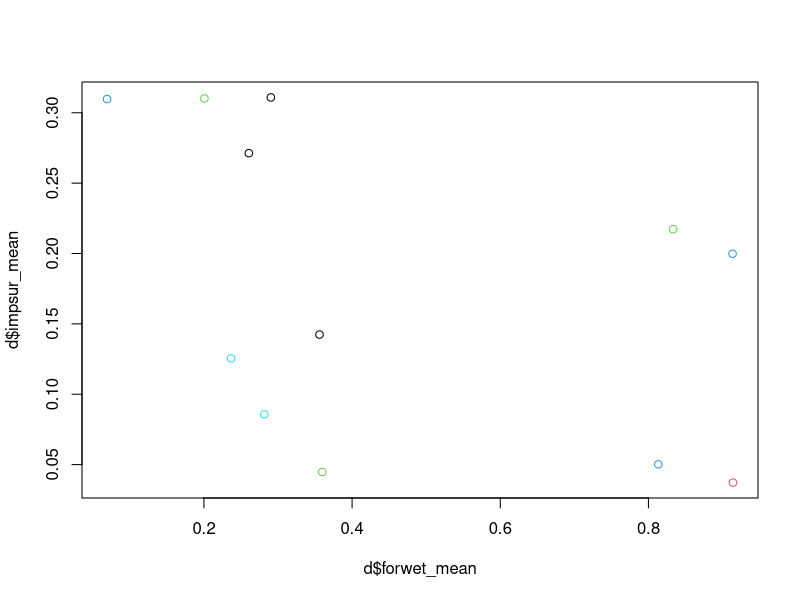
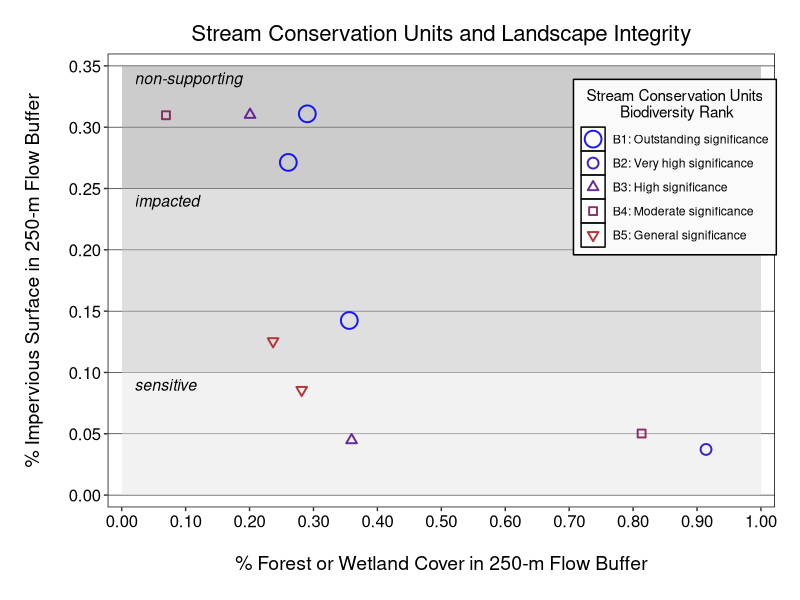
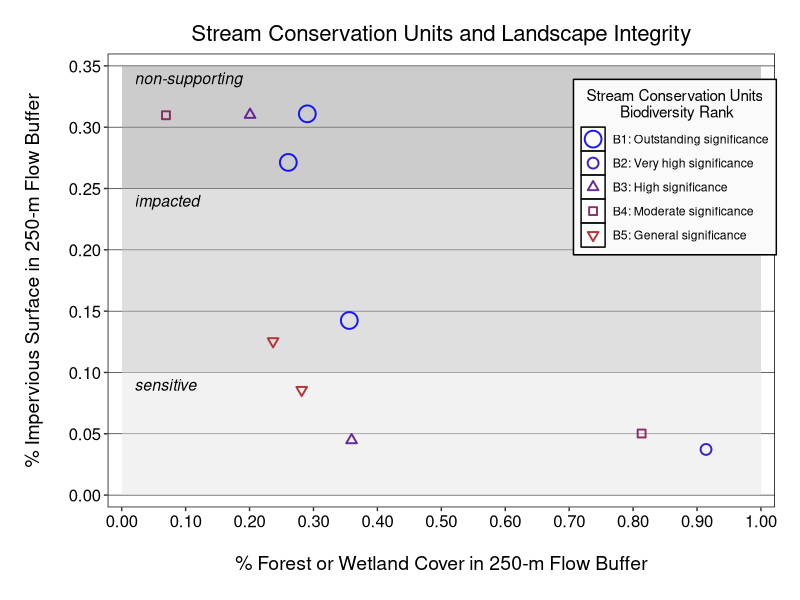
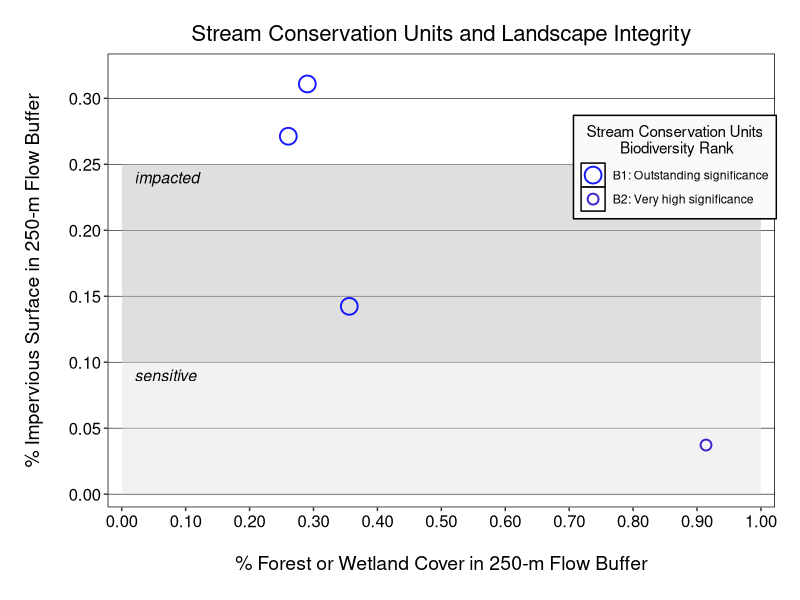
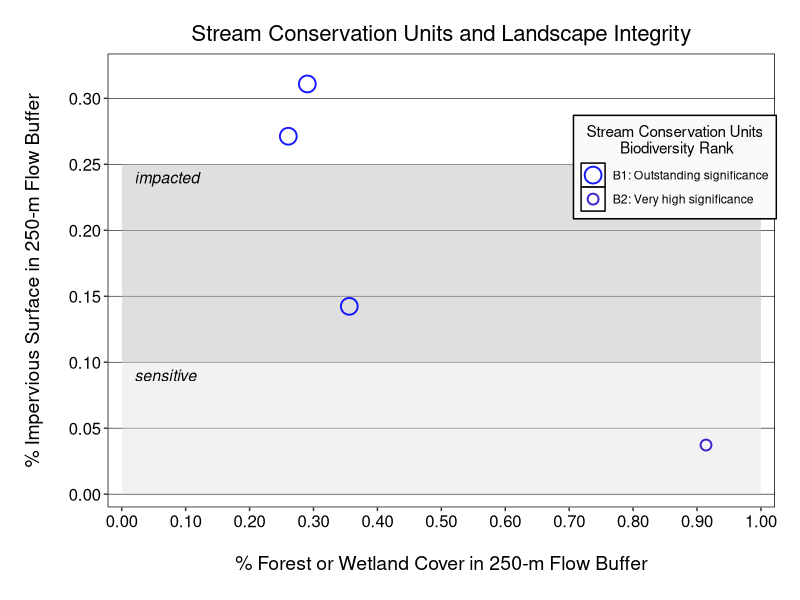

Source code (R) for these figures, in order:
# Plot Stream Conservation Unit (SCU) Biodiversity Ranks

# Scatter plot of SCU B-ranks, with seperate graphs for B-ranks 1-5 and 1-2,
# at locations relative to forest/wetland coverage (x) and 
# impervious surface coverage (y) in a buffer around the SCU.

# Created By: David Bucklin
# Last updated: 2017-09-22


# Load libraries
library(ggplot2)
# library(readxl) for reading excel worksheets
# library(RColorBrewer) # can be used to generate color ramps

# load data
setwd(".../r-plot/scu")
# d <- read_xls("SCUs.xls")
d <- read.csv("SCUs.csv")
names(d) <- tolower(names(d))

d$biodiv_sig <- factor(d$biodiv_sig, levels = c("B1","B2","B3","B4","B5"),
       labels = c("B1: Outstanding significance","B2: Very high significance","B3: High significance","B4: Moderate significance","B5: General significance"))

# blue-yellow-red points, grey bkgd
# color.pts <- rev(brewer.pal(5,"RdYlBu"))
# color.bkd <- c("grey90","grey75","grey60")
# alpha <- 0.5

# automated blue->red points, blue-yellow-red bkgd
color.pts<- colorRampPalette(c("blue1","firebrick"))
color.pts<- color.pts(length(unique(d$biodiv_sig)))

# background colors and alpha
color.bkd <- c("grey90","grey75","grey60")
alpha <- 0.5

# list points to label (random sample of 10 + 5 B1's)
# label.pts <- c(sample(d$lngid, 10, replace = FALSE, prob = d$impsur_mean), sample(d$lngid[d$biodiv_sig == "B1"], 5, replace = FALSE))
# manual list for labeling
label.pts <- c(3659, 3337, 220, 58, 15, 395)

# subset columns
d <- d[c("objectid","site_name","biodiv_sig","forwet_mean","impsur_mean", "lngid")]
# labels
d$lab <- ifelse(d$lngid %in% label.pts, as.character(d$lngid), NA)

# leader lines
dend <- d[!is.na(d$lab),]
dend$forwet_mean <- dend$forwet_mean + 0.005
dend$impsur_mean <- dend$impsur_mean + 0.01
dl <- rbind(d[!is.na(d$lab),], dend)

# look at data
plot(d$forwet_mean, d$impsur_mean, col = factor(d$biodiv_sig))

# create background color polygons
rects <- data.frame(
  group = c("sensitive","impacted","non-supporting"), 
  x1 = c(0,0,0), x2 = c(1,1,1), y1 = c(0,0.1,0.25), y2 = c(0.1,0.25,0.35))
rects$group <- factor(rects$group, levels = c("sensitive","impacted","non-supporting"), ordered = TRUE)

# plot all B-ranks
p <- ggplot(data = d) + 
  geom_rect(data = rects, aes(xmin=x1, xmax=x2, ymin=y1, ymax=y2, fill = factor(group)), alpha = alpha, show.legend = FALSE) +
  scale_fill_manual(values = color.bkd) + 
  geom_text(data = rects, aes(x=x1+0.02, y=y2-0.01, label=group, hjust = 0), size=4, fontface = "italic") +
  geom_point(aes(forwet_mean, impsur_mean, shape = factor(biodiv_sig), color = factor(biodiv_sig), size = factor(biodiv_sig)), alpha = 0.9, stroke = 1) + 
  geom_line(data = dl, aes(forwet_mean, impsur_mean, group = objectid, color = factor(biodiv_sig)), show.legend = FALSE, size = 0.3) + #, color = "white") +
  geom_label(aes(forwet_mean, impsur_mean, label=lab, color = factor(biodiv_sig)), fill= "grey90", show.legend = FALSE,
              size = 3, alpha = 0.8, fontface = "bold", nudge_x = 0.01, nudge_y = 0.015) +
  #geom_text(aes(forwet_mean, impsur_mean, label=lab), size = 3, alpha = 0.7, fontface = "bold") +
  scale_color_manual(name = "Stream Conservation Units\n Biodiversity Rank", values = color.pts) +
  scale_shape_manual(name = "Stream Conservation Units\n Biodiversity Rank", values = c(1,1,2,0,6)) +
  scale_size_manual(name = "Stream Conservation Units\n Biodiversity Rank", values = c(5,3,2,2,2)) +
  # theme_dark() + 
  theme(plot.title = element_text(size = 16, hjust = 0.5),
        plot.margin = margin(rep(0.25,4), unit= "in"),
        legend.position = c(.85,.75),
        legend.title.align = 0.5,
        legend.key = element_rect(fill = "white"), # background color for legend symbols
        panel.background = element_rect(fill = "white", color = "black"),
        panel.grid.major.x = element_blank(),
        panel.grid.minor.x = element_blank(),
        panel.grid.major.y = element_line(color = "black", size = 0.2),
        panel.grid.minor.y = element_blank(),
        legend.background = element_rect(fill = "grey98", color = "black"),
        legend.box.background = element_rect(fill = "grey25"),
        axis.title = element_text(size = 14),
        axis.text = element_text(size = 12, color = "black")) +
  scale_x_continuous(labels = format(seq(0,1,by=0.1),nsmall=2), breaks = seq(0,1,by=0.1), expand = c(0,0.022)) +
  scale_y_continuous(labels = format(seq(0,1,by=0.05),nsmall = 2), breaks = seq(0,1,by=0.05), expand = c(0,0.01)) +
  xlab("\n% Forest or Wetland Cover in 250-m Flow Buffer") +
  ylab("% Impervious Surface in 250-m Flow Buffer\n") + 
  ggtitle("Stream Conservation Units and Landscape Integrity")

ggsave(filename = "scu_biodiv1-5.png", plot = p, width = 11, height = 8, units = "in", pointsize = 14, family = "sans")
ggsave(filename = "scu_biodiv1-5.svg", plot = p, width = 11, height = 8, units = "in", pointsize = 14)

#######

# create subsets for just B1/B2
d2 <- d[d$biodiv_sig %in% c("B1: Outstanding significance","B2: Very high significance"),]
dl2 <- dl[dl$biodiv_sig %in% c("B1: Outstanding significance","B2: Very high significance"),]
rects2 <- rects[1:2,]

# plot all B-ranks
p2 <- ggplot(data = d2) + 
  geom_rect(data = rects2, aes(xmin=x1, xmax=x2, ymin=y1, ymax=y2, fill = factor(group)), alpha = alpha, show.legend = FALSE) +
  scale_fill_manual(values = color.bkd) + 
  geom_text(data = rects2, aes(x=x1+0.02, y=y2-0.01, label=group, hjust = 0), size=4, fontface = "italic") +
  geom_point(aes(forwet_mean, impsur_mean, shape = factor(biodiv_sig), color = factor(biodiv_sig), size = factor(biodiv_sig)), alpha = 0.9, stroke = 1) + 
  geom_line(data = dl2, aes(forwet_mean, impsur_mean, group = objectid, color = factor(biodiv_sig)), show.legend = FALSE, size = 0.3) + #, color = "white") +
  geom_label(aes(forwet_mean, impsur_mean, label=lab, color = factor(biodiv_sig)), fill= "grey90", show.legend = FALSE,
             size = 3, alpha = 0.8, fontface = "bold", nudge_x = 0.01, nudge_y = 0.013) +
  #geom_text(aes(forwet_mean, impsur_mean, label=lab), size = 3, alpha = 0.7, fontface = "bold") +
  scale_color_manual(name = "Stream Conservation Units\n Biodiversity Rank", values = color.pts[1:length(unique(d2$biodiv_sig))]) +
  scale_shape_manual(name = "Stream Conservation Units\n Biodiversity Rank", values = c(1,1,2,0,6)) +
  scale_size_manual(name = "Stream Conservation Units\n Biodiversity Rank", values = c(5,3,2,2,2)) +
  # theme_dark() + 
  theme(plot.title = element_text(size = 16, hjust = 0.5),
        plot.margin = margin(rep(0.25,4), unit= "in"),
        legend.position = c(.85,.75),
        legend.title.align = 0.5,
        legend.key = element_rect(fill = "white"), # background color for legend symbols
        panel.background = element_rect(fill = "white", color = "black"),
        panel.grid.major.x = element_blank(),
        panel.grid.minor.x = element_blank(),
        panel.grid.major.y = element_line(color = "black", size = 0.2),
        panel.grid.minor.y = element_blank(),
        legend.background = element_rect(fill = "grey98", color = "black"),
        legend.box.background = element_rect(fill = "grey25"),
        axis.title = element_text(size = 14),
        axis.text = element_text(size = 12, color = "black")) +
  scale_x_continuous(labels = format(seq(0,1,by=0.1),nsmall=2), breaks = seq(0,1,by=0.1), expand = c(0,0.022)) +
  scale_y_continuous(labels = format(seq(0,1,by=0.05),nsmall = 2), breaks = seq(0,1,by=0.05), expand = c(0,0.01)) +
  xlab("\n% Forest or Wetland Cover in 250-m Flow Buffer") +
  ylab("% Impervious Surface in 250-m Flow Buffer\n") + 
  ggtitle("Stream Conservation Units and Landscape Integrity")

ggsave(filename = "scu_biodiv1-2.png", plot = p2, width = 11, height = 8, units = "in", pointsize = 14, family = "sans")
ggsave(filename = "scu_biodiv1-2.svg", plot = p2, width = 11, height = 8, units = "in", pointsize = 14)

#svg(filename = "scu_biodiv1-2.svg", width = 11, height = 8, pointsize = 14, family = "sans")
#p2
#dev.off()
